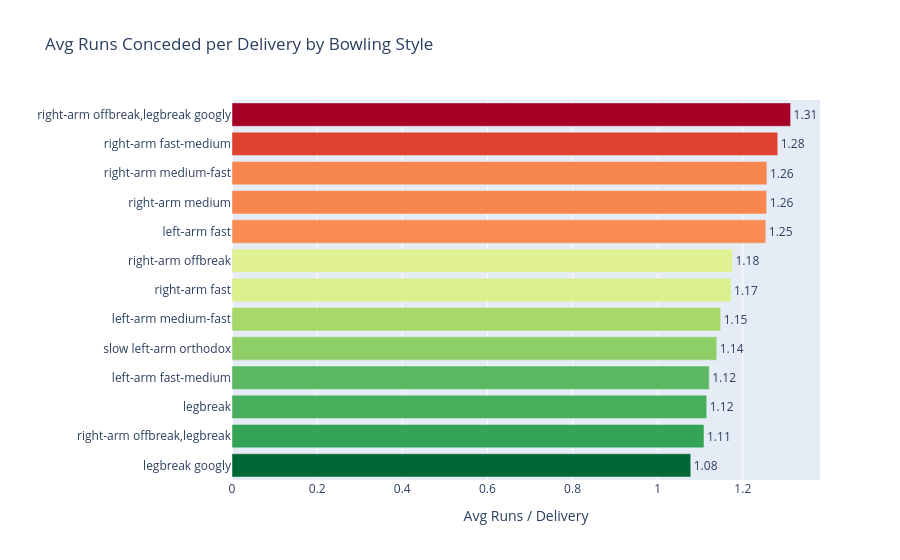

Notebook code cell kept with this figure:
### Code cell
# Economy (avg runs) by bowling style — horizontal bar
bowler_style_sorted = bowler_style.sort_values('avg_runs')
fig = px.bar(bowler_style_sorted, y='Bowler_Bowling_Style', x='avg_runs',
             orientation='h', color='avg_runs',
             color_continuous_scale='RdYlGn_r',
             title='Avg Runs Conceded per Delivery by Bowling Style',
             text=bowler_style_sorted['avg_runs'].round(2))
fig.update_traces(textposition='outside')
fig.update_layout(yaxis_title='', xaxis_title='Avg Runs / Delivery', coloraxis_showscale=False)
fig.show()

### Figure 1 — Plotly figure (JSON) as saved in the notebook; plotly's stock layout.template omitted (floating-point values rounded to 4 significant figures)
{"data": [{"hovertemplate": "avg_runs=%{marker.color}<br>Bowler_Bowling_Style=%{y}<br>text=%{text}<extra></extra>", "legendgroup": "", "marker": {"color": [1.078, 1.109, 1.115, 1.121, 1.139, 1.148, 1.172, 1.176, 1.254, 1.256, 1.257, 1.282, 1.312], "coloraxis": "coloraxis", "pattern": {"shape": ""}}, "name": "", "orientation": "h", "showlegend": false, "text": [1.08, 1.11, 1.12, 1.12, 1.14, 1.15, 1.17, 1.18, 1.25, 1.26, 1.26, 1.28, 1.31], "textposition": "outside", "type": "bar", "x": [1.078, 1.109, 1.115, 1.121, 1.139, 1.148, 1.172, 1.176, 1.254, 1.256, 1.257, 1.282, 1.312], "xaxis": "x", "y": ["legbreak googly", "right-arm offbreak,legbreak", "legbreak", "left-arm fast-medium", "slow left-arm orthodox", "left-arm medium-fast", "right-arm fast", "right-arm offbreak", "left-arm fast", "right-arm medium", "right-arm medium-fast", "right-arm fast-medium", "right-arm offbreak,legbreak googly"], "yaxis": "y"}], "layout": {"barmode": "relative", "coloraxis": {"colorbar": {"title": {"text": "avg_runs"}}, "colorscale": [[0, "rgb(0,104,55)"], [0.1, "rgb(26,152,80)"], [0.2, "rgb(102,189,99)"], [0.3, "rgb(166,217,106)"], [0.4, "rgb(217,239,139)"], [0.5, "rgb(255,255,191)"], [0.6, "rgb(254,224,139)"], [0.7, "rgb(253,174,97)"], [0.8, "rgb(244,109,67)"], [0.9, "rgb(215,48,39)"], [1, "rgb(165,0,38)"]], "showscale": false}, "legend": {"tracegroupgap": 0}, "title": {"text": "Avg Runs Conceded per Delivery by Bowling Style"}, "xaxis": {"anchor": "y", "domain": [0, 1], "title": {"text": "Avg Runs / Delivery"}}, "yaxis": {"anchor": "x", "domain": [0, 1], "title": {"text": ""}}}}
